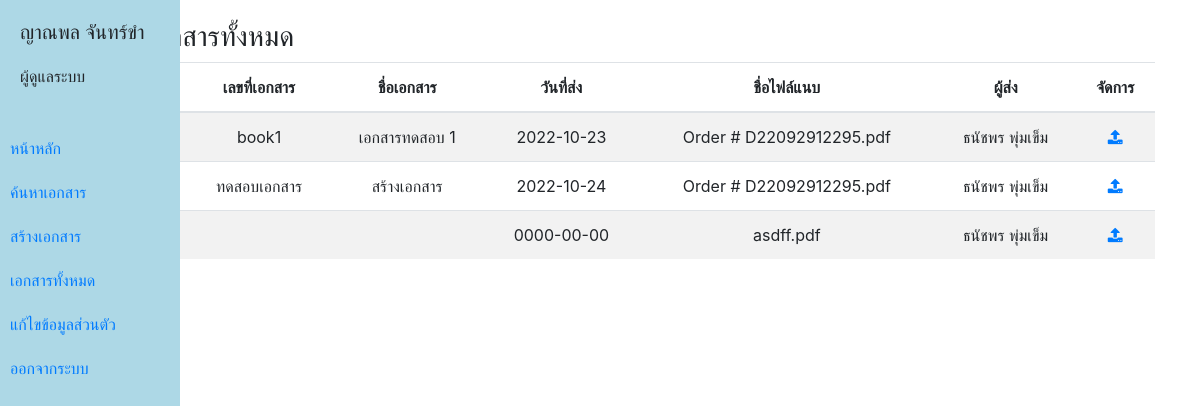
The app's page /index.php?p=show_document (signed in) with its own data.
### tables this page shows
CREATE TABLE `tb_user` (
  `user_id` int(11) NOT NULL,
  `username` varchar(255) NOT NULL,
  `password` varchar(255) NOT NULL,
  `fullname` varchar(255) NOT NULL,
  `email` varchar(255) NOT NULL,
  `user_group` varchar(255) NOT NULL
);

CREATE TABLE `tb_document` (
  `doc_id` int(3) NOT NULL,
  `doc_name` varchar(255) NOT NULL,
  `doc_info` text NOT NULL,
  `doc_date` date NOT NULL,
  `doc_file` varchar(255) NOT NULL,
  `doc_numbook` varchar(255) NOT NULL,
  `doc_usersent` varchar(255) NOT NULL
);

### show_document.php (the view)
<div class="box">
    <div class="box-title">
        <h3>เอกสารทั้งหมด</h3>
    </div>
    <table class="table table-striped text-center">
        <thead>
            <tr>
                <th scope="col">ที่</th>
                <th scope="col">เลขที่เอกสาร</th>
                <th scope="col">ชื่อเอกสาร</th>
                <th scope="col">วันที่ส่ง</th>
                <th scope="col">ชื่อไฟล์แนบ</th>
                <th scope="col">ผู้ส่ง</th>
                <th scope="col">จัดการ</th>
            </tr>
        </thead>
        <tbody>
            <tr>
                <?php
                    $sql_doc = $conn->query("SELECT * FROM tb_document");
                    $i = 1;
                    while ($show_doc = $sql_doc->fetch_object()) {
                ?>
                <td><?php echo $i; ?></td>
                <td><?php echo $show_doc->doc_numbook; ?></td>
                <td><?php echo $show_doc->doc_name; ?></td>
                <td><?php echo $show_doc->doc_date; ?></td>
                <td><?php echo $show_doc->doc_file; ?></td>
                <td><?php echo $show_doc->doc_usersent; ?></td>
                <td>
                    <a target="_blank" href="fileupload/<?php echo $show_doc->doc_file; ?>" title="Download File"><i class="fa fa-upload"></i></a>
                </td>
            </tr>
            <?php $i++; } ?>
        </tbody>
    </table>
</div>

### index.php (shortened to what this page needs)
<?php
    include 'connect.php';
    $sql = $conn->query("SELECT * FROM tb_user WHERE user_id = '".$_SESSION['user_id']."' ");
    $users = $sql->fetch_object();
?>
<!DOCTYPE html>
<html lang="en">
<head>
    <link rel="stylesheet" href="asset/style.css">
    <link rel="stylesheet" href="asset/css/bootstrap.min.css">
    <link rel="stylesheet" href="asset/fontawesome/css/font-awesome.min.css">
</head>
<body>
    <div class="sidebar">
        <div class="account mb-5">
            <div class="username h5">
                <?php echo $users->fullname; ?>
            </div>
            <div class="role">
                <?php
                    if ($users->user_group == "Admin") {
                        echo "ผู้ดูแลระบบ";
                    }else{
                        echo "ผู้ใช้งานทั่วไป";
                    }
                ?>
            </div>
        </div>
        <div><a href="index.php?">หน้าหลัก</a></div>
        <div><a href="index.php?p=search_document">ค้นหาเอกสาร</a></div>
        <div><a href="index.php?p=upload">สร้างเอกสาร</a></div>
        <div><a href="index.php?p=show_document">เอกสารทั้งหมด</a></div>
        <div><a href="index.php?p=editprofile">แก้ไขข้อมูลส่วนตัว</a></div>
        <div><a href="api/ac_logout.php">ออกจากระบบ</a></div>
    </div>
    <div class="container">
        <div class="content">
            <?php
                if (isset($_REQUEST['p'])) {
                    include ($_REQUEST['p'].'.php');
                }else{
                    include 'dashboard.php';
                }
            ?>
        </div>
    </div>
</body>
</html>

### asset/style.css (style rules this page uses)
body,html { font-family: 'Courier New', Courier, monospace; }
.sidebar { height: 100%; width: 15%; position: absolute; background-color: lightblue; top: 0; left: 0; }
.sidebar div { margin-left: 10px; margin-top: 20px; }
.content { margin-left: 100px; margin-top: 20px; }

### records on screen
tb_user: fullname "ญาณพล จันทร์ขำ"
tb_document: doc_numbook "book1", doc_name "เอกสารทดสอบ 1", doc_date "2022-10-23", doc_file "Order # D22092912295.pdf", doc_usersent "ธนัชพร พุ่มเข็ม"
tb_document: doc_numbook "ทดสอบเอกสาร", doc_name "สร้างเอกสาร", doc_date "2022-10-24", doc_file "Order # D22092912295.pdf", doc_usersent "ธนัชพร พุ่มเข็ม"
tb_document: doc_date "0000-00-00", doc_file "asdff.pdf", doc_usersent "ธนัชพร พุ่มเข็ม"
